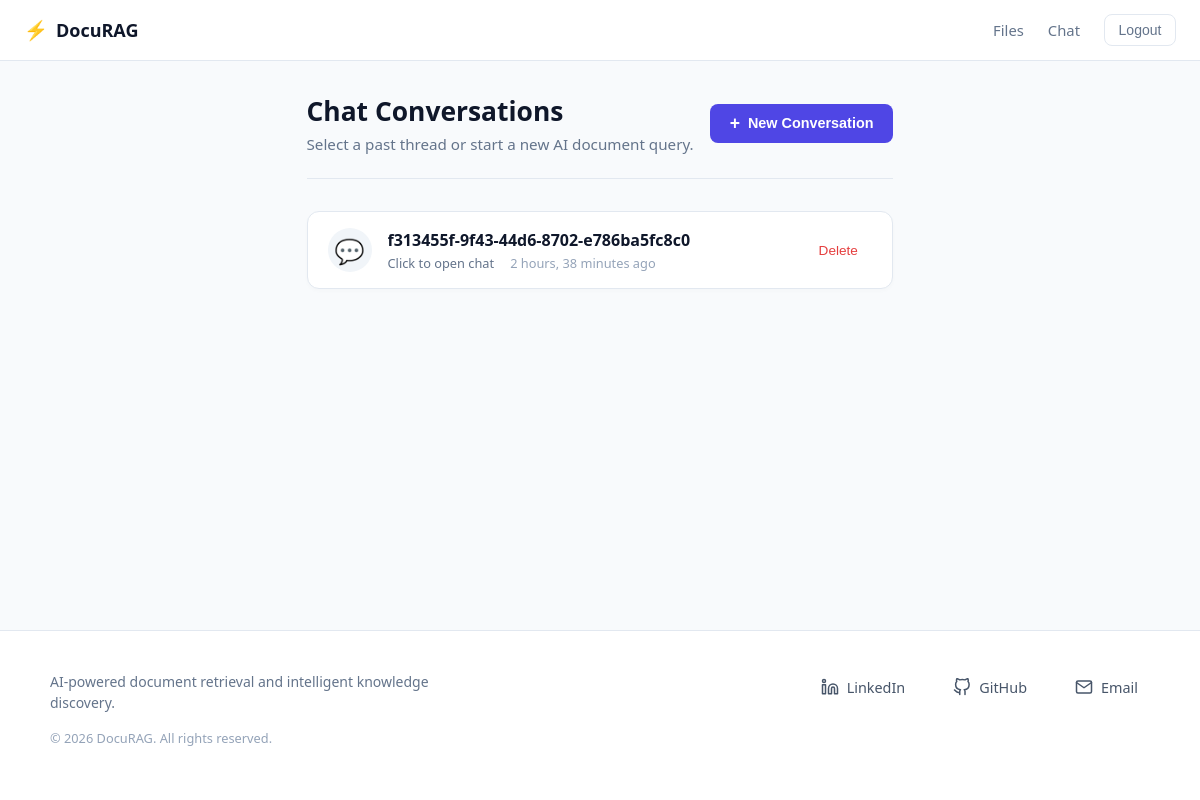
/chatbot (signed in), run on the app's committed database.
### chatbot/models.py (models this page shows, shortened)
class Conversation(models.Model):
    title = models.CharField(max_length=150, default=genarate_uuid)
    room = models.ForeignKey(ConversationRoom, on_delete=models.CASCADE, related_name="conversations")
    conversations = models.ManyToManyField(Message)
    created_at = models.DateTimeField(auto_now_add=True)
    class Meta:
        ordering = ["created_at"]

### chatbot/views.py (the view)
# urls.py: path('chatbot', views.converstaions_view, name="conversations"),
@login_required(login_url='login')
def converstaions_view(request):
    user_conversations = Conversation.objects.filter(room__user=request.user)
    context = {"conversations": user_conversations}
    return render(request, 'conversations.html', context)

### chatbot/templates/conversations.html (shortened to what this page needs)
{% extends 'main.html' %}
{% load static %}
{% block extra_css %}
    <link rel="stylesheet" href="{% static 'chatbot/conversations.css' %}">
{% endblock %}
{% block content %}
<div class="conversations-container">
    <div class="conversations-header">
        <div class="header-text">
            <h1 class="page-title">Chat Conversations</h1>
            <p class="page-subtitle">Select a past thread or start a new AI document query.</p>
        </div>
        <form action="{% url 'create-conversation' %}" method="post" class="create-conversation-form">
            <button type="submit" class="btn-primary">
                <span class="btn-icon">+</span> New Conversation
            </button>
        </form>
    </div>
    <div class="conversations-grid">
        {% for conversation in conversations %}
            <div class="conversation-card">
                <a href="{% url 'conversation-chat' conversation.pk %}" class="conversation-link">
                    <div class="conversation-icon">💬</div>
                    <div class="conversation-info">
                        <h3 class="conversation-title">{{ conversation.title }}</h3>
                        <div class="conversation-meta">
                            <span class="conversation-hint">Click to open chat</span>
                            <span class="conversation-time">{{ conversation.created_at|timesince }} ago</span>
                        </div>
                    </div>
                </a>
                <form action="{% url 'delete-conversation' conversation.pk %}" method="post" class="delete-form">
                    <button type="submit" class="btn-delete" title="Delete conversation" onclick="return confirm('Are you sure you want to delete this conversation?');">
                        Delete
                    </button>
                </form>
            </div>
        {% empty %}
            <div class="empty-state">
                <div class="empty-icon">💭</div>
                <h3 class="empty-title">No conversations yet</h3>
                <p class="empty-text">Start a new conversation to query your uploaded database files.</p>
            </div>
        {% endfor %}
    </div>
</div>
{% endblock %}

### static/core/base.css (style rules this page uses)
:root { --bg-main: #f8fafc; --bg-surface: #ffffff; --bg-input: #f1f5f9; --border-color: #e2e8f0; --accent-primary: #4f46e5; --accent-primary-hover: #4338ca; --accent-secondary: #0891b2; --accent-glow: rgba(79, 70, 229, 0.12); --text-main: #0f172a; --text-muted: #64748b; --danger-color: #dc2626; }
*, *::before, *::after { box-sizing: border-box; }
body { margin: 0; padding: 0; background-color: var(--bg-main); color: var(--text-main); font-family: system-ui, -apple-system, BlinkMacSystemFont, 'Segoe UI', Roboto, sans-serif; min-height: 100vh; display: flex; flex-direction: column; }

### static/chatbot/conversations.css (style rules this page uses)
.conversations-container { max-width: 900px; margin: 2rem auto; padding: 0 1.5rem; box-sizing: border-box; }
.conversations-header { display: flex; justify-content: space-between; align-items: center; margin-bottom: 2rem; flex-wrap: wrap; gap: 1rem; border-bottom: 1px solid var(--border-color, #e2e8f0); padding-bottom: 1.5rem; }
.page-title { font-size: 1.65rem; font-weight: 700; color: var(--text-main, #1e293b); margin: 0 0 0.35rem 0; }
.page-subtitle { font-size: 0.95rem; color: var(--text-muted, #64748b); margin: 0; }
.btn-primary { display: inline-flex; align-items: center; gap: 0.5rem; background-color: var(--accent-primary, #4f46e5); color: #ffffff; padding: 0.65rem 1.25rem; border-radius: 8px; font-weight: 600; font-size: 0.9rem; border: none; cursor: pointer; text-decoration: none; transition: background-color 0.2s ease, box-shadow 0.2s ease; }
.btn-icon { font-size: 1.1rem; line-height: 1; }
.conversations-grid { display: flex; flex-direction: column; gap: 1rem; }
.conversation-card { display: flex; align-items: center; justify-content: space-between; background-color: var(--bg-surface, #ffffff); border: 1px solid var(--border-color, #e2e8f0); border-radius: 12px; padding: 1rem 1.25rem; transition: all 0.2s ease; box-shadow: 0 2px 4px rgba(0, 0, 0, 0.02); }
.conversation-link { display: flex; align-items: center; gap: 1rem; flex: 1; text-decoration: none; min-width: 0; }
.conversation-icon { font-size: 1.5rem; background-color: #f1f5f9; width: 44px; height: 44px; border-radius: 50%; display: flex; align-items: center; justify-content: center; flex-shrink: 0; }
.conversation-info { display: flex; flex-direction: column; gap: 0.2rem; min-width: 0; flex: 1; }
.conversation-title { font-size: 1rem; font-weight: 600; color: var(--text-main, #1e293b); margin: 0; white-space: nowrap; overflow: hidden; text-overflow: ellipsis; }
.conversation-meta { display: flex; align-items: center; gap: 1rem; font-size: 0.8rem; }
.conversation-hint { color: var(--text-muted, #64748b); }
.conversation-time { color: #94a3b8; }
.delete-form { margin: 0; margin-left: 1rem; }
.btn-delete { background-color: transparent; color: #e53e3e; border: 1px solid transparent; padding: 0.45rem 0.85rem; border-radius: 6px; font-size: 0.85rem; font-weight: 500; cursor: pointer; transition: all 0.2s ease; }

### data on the page
Conversation: title "f313455f-9f43-44d6-8702-e786ba5fc8c0", created_at "2 hours, 38 minutes"
